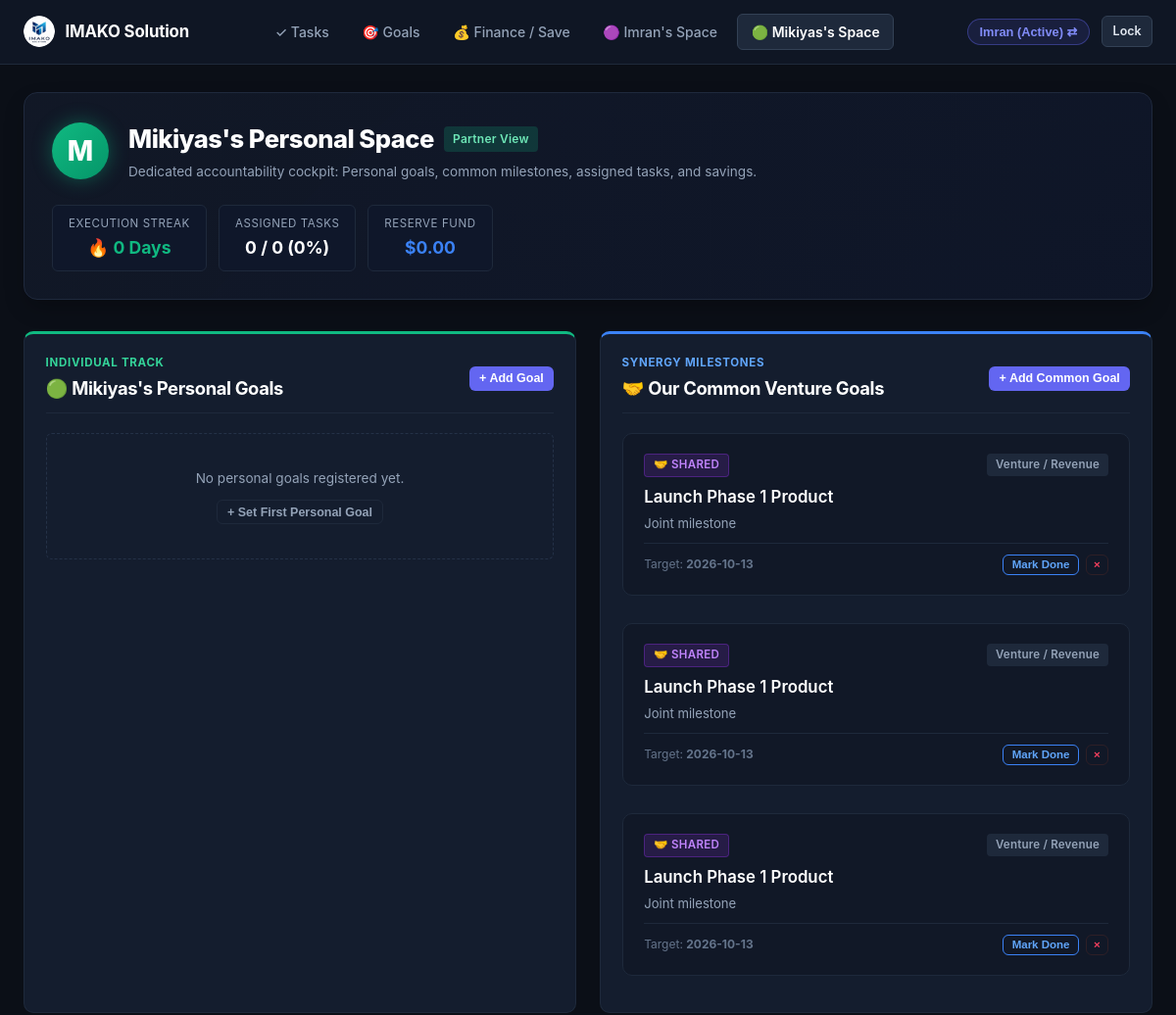
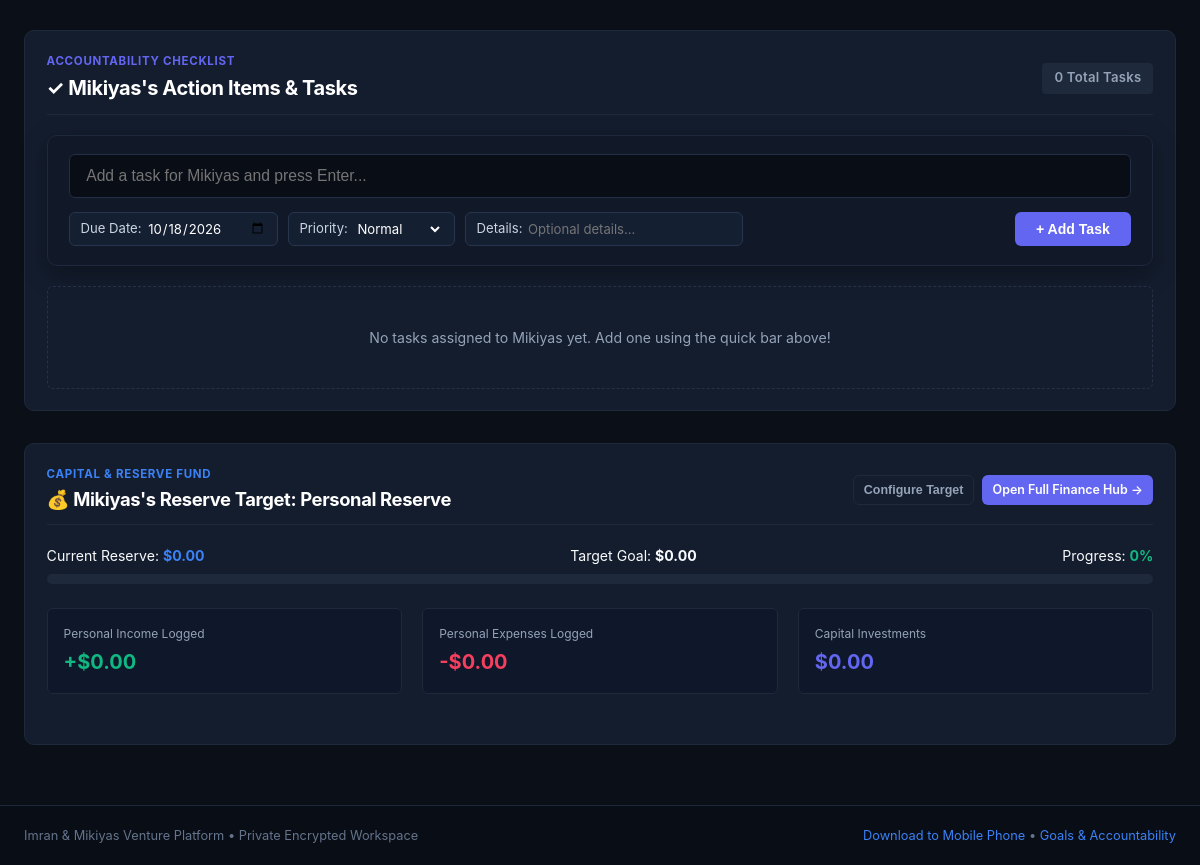
/mikiyas (signed in), run on an earlier commit of the app's database (2 pictures, top to bottom).
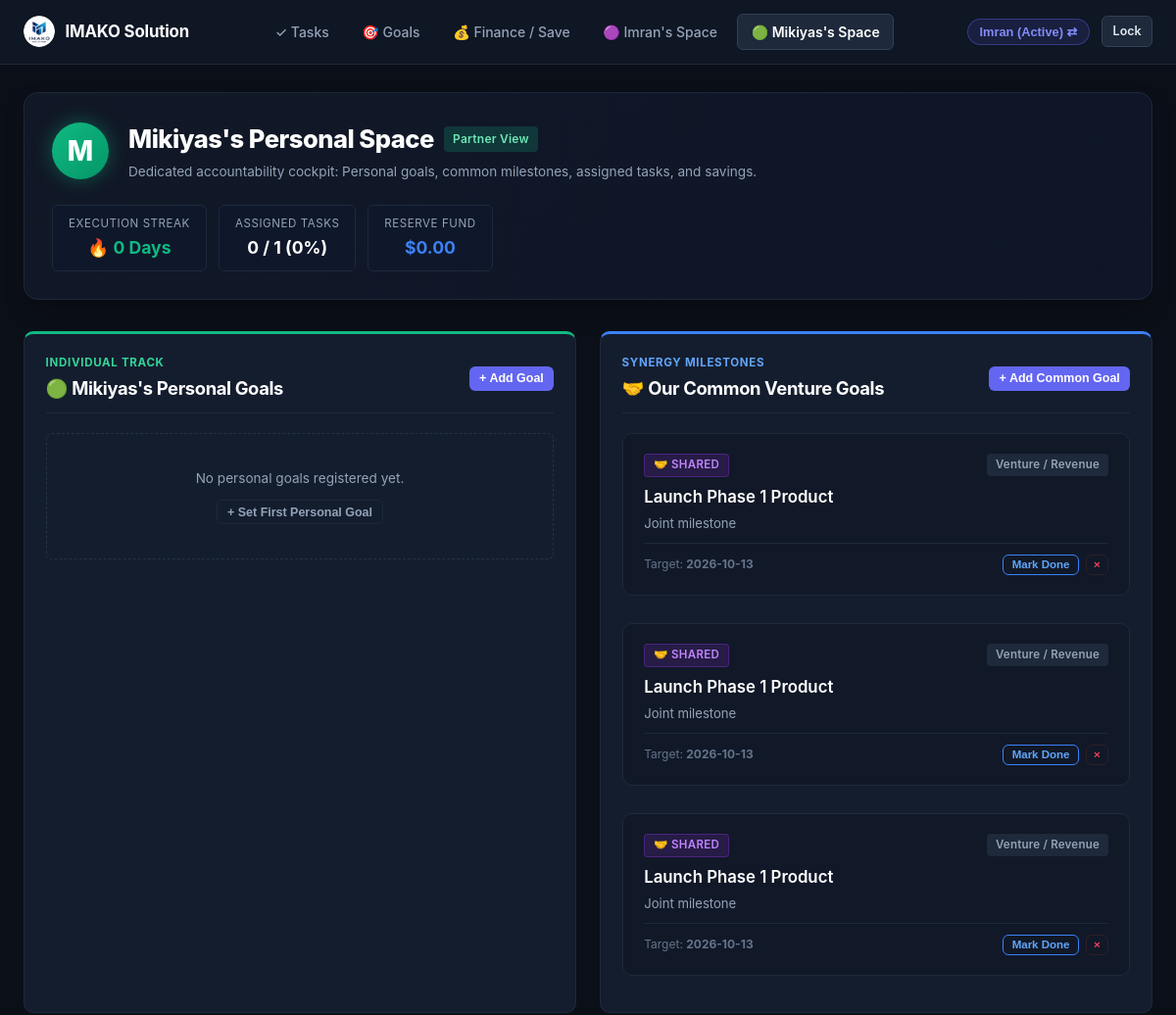
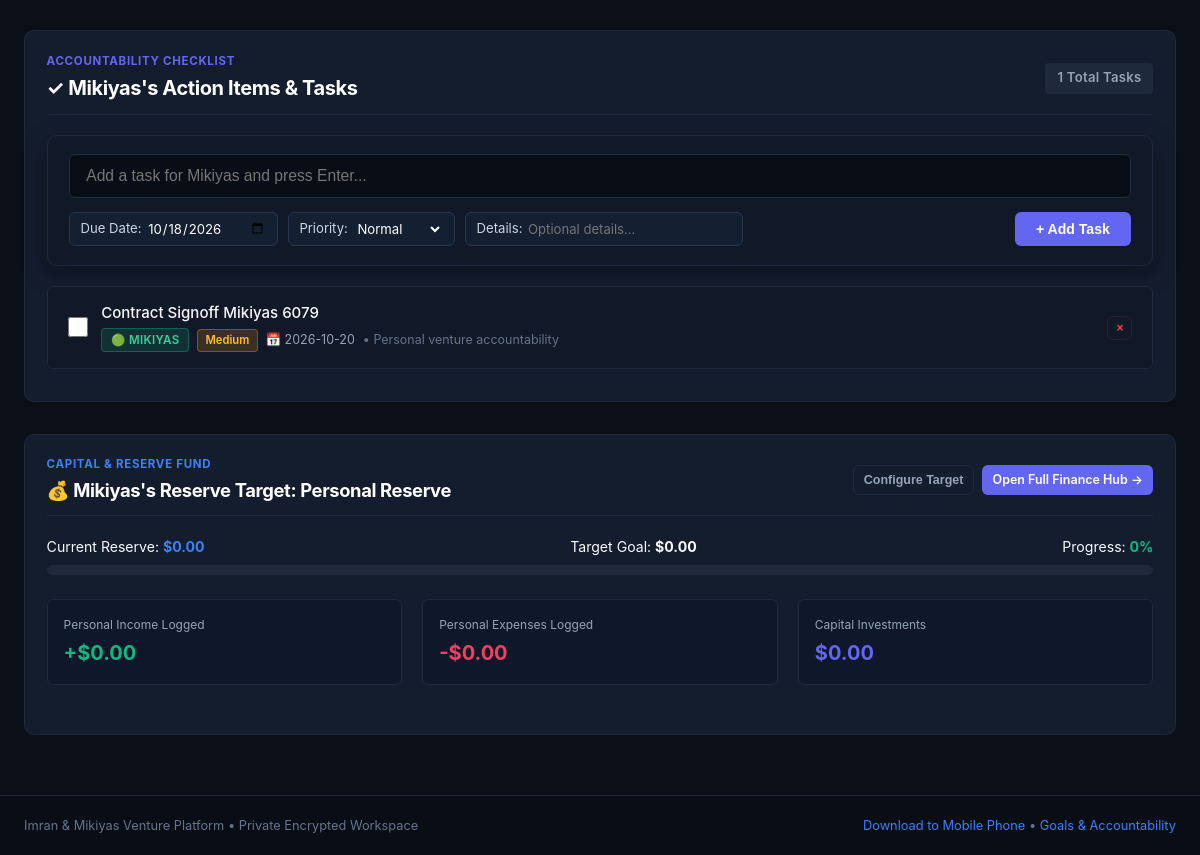
And on a later commit of the database (2 pictures, top to bottom).
### tables this page shows
CREATE TABLE goals (
        id INTEGER PRIMARY KEY AUTOINCREMENT,
        goal_type TEXT NOT NULL CHECK(goal_type IN ('shared', 'imran', 'mikiyas')),
        title TEXT NOT NULL,
        description TEXT,
        target_time TEXT,
        target_date TEXT,
        category TEXT DEFAULT 'General',
        is_completed INTEGER NOT NULL DEFAULT 0,
        proof_image TEXT,
        proof_text TEXT,
        ai_verified INTEGER NOT NULL DEFAULT 0,
        ai_status TEXT NOT NULL DEFAULT 'Unverified',
        ai_feedback TEXT,
        reminder_enabled INTEGER NOT NULL DEFAULT 1,
        created_at TIMESTAMP DEFAULT CURRENT_TIMESTAMP
    , progress_pct INTEGER NOT NULL DEFAULT 0);

CREATE TABLE users (
        id TEXT PRIMARY KEY,
        name TEXT NOT NULL,
        pin_hash TEXT NOT NULL,
        default_consequence TEXT NOT NULL DEFAULT '',
        savings_goal_name TEXT NOT NULL DEFAULT 'Capital Growth Fund',
        savings_goal_target REAL NOT NULL DEFAULT 0.0,
        currency TEXT NOT NULL DEFAULT '$'
    );

CREATE TABLE tasks (
        id INTEGER PRIMARY KEY AUTOINCREMENT,
        user_id TEXT NOT NULL,
        task_type TEXT NOT NULL DEFAULT 'personal' CHECK(task_type IN ('shared', 'personal')),
        week_identifier TEXT NOT NULL,
        title TEXT NOT NULL,
        details TEXT,
        due_date TEXT NOT NULL,
        target_time TEXT,
        is_done INTEGER NOT NULL DEFAULT 0,
        done_date TEXT,
        proof_image TEXT,
        proof_text TEXT,
        ai_verified INTEGER NOT NULL DEFAULT 0,
        ai_status TEXT NOT NULL DEFAULT 'Unverified',
        ai_feedback TEXT,
        is_archived INTEGER NOT NULL DEFAULT 0,
        consequence_applied INTEGER NOT NULL DEFAULT 0,
        created_at TIMESTAMP DEFAULT CURRENT_TIMESTAMP, assigned_to TEXT DEFAULT 'imran', priority TEXT DEFAULT 'Normal',
        FOREIGN KEY (user_id) REFERENCES users (id) ON DELETE CASCADE
    );

### app.py (the view)
@app.route("/partner/<partner_id>")
@app.route("/imran")
@app.route("/mikiyas")
def partner_space(partner_id=None):
    if not partner_id:
        partner_id = "imran" if request.path == "/imran" else "mikiyas"
    if partner_id not in ("imran", "mikiyas"):
        partner_id = "imran"
    conn = get_db_connection()
    cursor = conn.cursor()
    cursor.execute("SELECT * FROM users WHERE id = ?", (partner_id,))
    partner = cursor.fetchone()
    cursor.execute("SELECT * FROM goals WHERE goal_type = ? ORDER BY is_completed ASC, id DESC", (partner_id,))
    personal_goals = cursor.fetchall()
    cursor.execute("SELECT * FROM goals WHERE goal_type = 'shared' ORDER BY is_completed ASC, id DESC")
    shared_goals = cursor.fetchall()
    cursor.execute("""
    SELECT * FROM tasks
    WHERE (assigned_to = ? OR (user_id = ? AND assigned_to != 'shared' AND task_type != 'shared'))
    ORDER BY is_done ASC, due_date ASC, id DESC
    """, (partner_id, partner_id))
    partner_tasks = cursor.fetchall()
    tasks_total = len(partner_tasks)
    tasks_done = sum(1 for t in partner_tasks if t["is_done"])
    task_rate = int((tasks_done / tasks_total * 100)) if tasks_total > 0 else 0
    streak_count = calculate_task_streak(conn, partner_id)
    fin_totals = get_user_financial_totals(conn, user_id=partner_id)
    savings_goal = partner["savings_goal_target"] if partner and partner["savings_goal_target"] > 0 else 2500.0
    savings_pct = min(100, int((fin_totals["savings"] / savings_goal) * 100)) if savings_goal > 0 else 0
    conn.close()
    return render_template(
        "partner.html",
        active_page=f"partner_{partner_id}",
        partner=partner,
        personal_goals=personal_goals,
        shared_goals=shared_goals,
        partner_tasks=partner_tasks,
        tasks_done=tasks_done,
        tasks_total=tasks_total,
        task_rate=task_rate,
        streak_count=streak_count,
        fin_totals=fin_totals,
        savings_pct=savings_pct
    )

### app.py (called while the page is built, shortened)
@app.before_request
def require_authentication_gate():
    if request.endpoint == "static" or request.path.startswith(("/static/", "/public/")):
        return None
    allowed_exact = (
        "/", "/index", "/login", "/login/", "/favicon.ico", "/manifest.json", "/sw.js",
        "/api/index", "/api/index/", "/api/index.py", "/debug"
    )
    if (
        request.path in allowed_exact
        or request.endpoint in ("login", "debug_endpoint", "index", "vercel_entrypoint_dispatcher")
    ):
        return None
    user = session.get("logged_in_user") or request.cookies.get("partner_user")
    if user in ("imran", "mikiyas"):
        if not session.get("logged_in_user"):
            session["logged_in_user"] = user
            session.permanent = True
        return None

### database/db.py (called while the page is built, shortened)
def get_db_connection():
    global _last_db_check
    conn = sqlite3.connect(DB_PATH, factory=SyncedConnection)
    conn.row_factory = sqlite3.Row
    conn.execute("PRAGMA foreign_keys = ON")
    return conn

    def commit(self):
        super().commit()
        if is_serverless:
            sync_db()

### templates/partner.html (shortened to what the changed rows need)
{% extends "base.html" %}
{% block content %}
<div class="partner-hero-banner" style="display:flex; justify-content:space-between; align-items:center; flex-wrap:wrap; gap:1.5rem; margin-bottom:2rem; background:linear-gradient(135deg, rgba(17, 24, 39, 0.95), rgba(15, 23, 42, 0.9)); border:1px solid #1f293d; padding:1.75rem; border-radius:var(--radius-lg); box-shadow:0 10px 25px -5px rgba(0,0,0,0.3);">
  <div style="display:flex; align-items:center; gap:1.25rem;">
    <div style="width:58px; height:58px; border-radius:50%; background:{% if partner.id == 'imran' %}linear-gradient(135deg, #6366f1, #4f46e5){% else %}linear-gradient(135deg, #10b981, #059669){% endif %}; display:flex; align-items:center; justify-content:center; font-size:1.75rem; font-weight:800; color:#fff; box-shadow:0 0 20px {% if partner.id == 'imran' %}rgba(99, 102, 241, 0.4){% else %}rgba(16, 185, 129, 0.4){% endif %};">
      {{ partner.name[0] }}
    </div>
    <div>
      <div style="display:flex; align-items:center; gap:0.6rem;">
        <h1 style="font-size:1.6rem; font-weight:800; color:#fff; margin:0;">
          {{ partner.name }}'s Personal Space
        </h1>
        <span class="badge" style="background:{% if partner.id == 'imran' %}rgba(99, 102, 241, 0.2){% else %}rgba(16, 185, 129, 0.2){% endif %}; color:{% if partner.id == 'imran' %}#a5b4fc{% else %}#6ee7b7{% endif %}; font-size:0.75rem; padding:0.25rem 0.6rem;">
          {% if current_user and current_user.id == partner.id %}Active Account{% else %}Partner View{% endif %}
        </span>
      </div>
      <p style="font-size:0.85rem; color:var(--text-muted); margin-top:0.25rem;">
      </p>
    </div>
  </div>
  <div style="display:flex; align-items:center; gap:0.75rem; flex-wrap:wrap;">
    <div style="background:#0f172a; border:1px solid #1e293b; padding:0.6rem 1rem; border-radius:var(--radius-sm); font-size:0.84rem; text-align:center;">
      <div style="font-size:0.72rem; color:var(--text-muted); text-transform:uppercase; letter-spacing:0.05em;">Assigned Tasks</div>
      <div style="font-weight:700; color:#fff; font-size:1.1rem; margin-top:0.15rem;">
        {{ tasks_done }} / {{ tasks_total }} ({{ task_rate }}%)
      </div>
    </div>
  </div>
</div>
<div class="grid-2" style="margin-bottom: 2rem;">
  <div class="card" style="border-top: 3px solid #3b82f6;">
    {% if shared_goals %}
      <div style="display:flex; flex-direction:column; gap:0.75rem;">
        {% for goal in shared_goals %}
          <div class="goal-tile {% if goal.is_completed %}completed{% endif %}">
            <div class="goal-tile-header">
              <span class="badge-assignee shared">🤝 Shared</span>
              <span class="badge" style="background:#1e293b; color:#94a3b8; font-size:0.72rem;">{{ goal.category }}</span>
            </div>
            <div class="goal-tile-title" style="margin-bottom:0.35rem; {% if goal.is_completed %}text-decoration:line-through; color:#64748b;{% endif %}">
              {{ goal.title }}
            </div>
            {% if goal.description %}
              <p style="font-size:0.82rem; color:var(--text-muted); margin-bottom:0.65rem; line-height:1.4;">
                {{ goal.description }}
              </p>
            {% endif %}
            <div style="display:flex; justify-content:space-between; align-items:center; font-size:0.75rem; color:var(--text-subtle); margin-top:0.65rem; padding-top:0.65rem; border-top:1px solid #1e293b;">
              <span>Target: <strong>{{ goal.target_date or 'No deadline' }}</strong></span>
              <div style="display:flex; align-items:center; gap:0.4rem;">
                <form action="{{ url_for('toggle_goal_status', goal_id=goal.id) }}" method="POST" style="margin:0;">
                  <button type="submit" class="btn btn-outline btn-sm" style="padding:0.22rem 0.55rem; font-size:0.72rem; border-color:{% if goal.is_completed %}#10b981{% else %}#3b82f6{% endif %}; color:{% if goal.is_completed %}#34d399{% else %}#60a5fa{% endif %};">
                    {% if goal.is_completed %}✓ Done{% else %}Mark Done{% endif %}
                  </button>
                </form>
                <form action="{{ url_for('delete_goal', goal_id=goal.id) }}" method="POST" style="margin:0;">
                  <button type="submit" class="btn btn-outline btn-sm delete-confirm-btn" data-confirm-msg="Remove this goal?" style="padding:0.22rem 0.45rem; font-size:0.72rem; border-color:#2e1f26; color:#f43f5e;">
                    &times;
                  </button>
                </form>
              </div>
            </div>
          </div>
        {% endfor %}
      </div>
    {% endif %}
  </div>
</div>
<div class="card" style="margin-bottom: 2rem;">
  <div class="card-header" style="margin-bottom: 1.25rem;">
    <div>
      <div style="font-size:0.72rem; font-weight:700; text-transform:uppercase; letter-spacing:0.06em; color:var(--accent-indigo); margin-bottom:0.2rem;">
        Accountability Checklist
      </div>
      <h2 style="font-size:1.25rem; font-weight:700; color:#fff;">
        ✓ {{ partner.name }}'s Action Items &amp; Tasks
      </h2>
    </div>
    <span class="badge" style="background:#1e293b; color:#94a3b8; font-size:0.82rem; padding:0.35rem 0.75rem;">
      {{ partner_tasks|length }} Total Tasks
    </span>
  </div>
  <div class="task-quick-add" style="margin-bottom: 1.25rem;">
    <form action="{{ url_for('add_task') }}" method="POST">
      <div class="task-add-input-row">
        <input type="text" name="title" class="task-main-input" placeholder="Add a task for {{ partner.name }} and press Enter..." required autocomplete="off">
      </div>
    </form>
  </div>
  {% if partner_tasks %}
    <div style="display:flex; flex-direction:column; gap:0.6rem;">
      {% for task in partner_tasks %}
        <div class="cool-task-card {% if task.is_done %}is-done{% endif %}">
          <div class="cool-task-left">
            <form action="{{ url_for('toggle_task_done', task_id=task.id) }}" method="POST" style="margin:0; display:flex; align-items:center;">
              <input type="checkbox" class="cool-task-checkbox" {% if task.is_done %}checked{% endif %} onchange="this.form.submit()" title="Toggle task status">
            </form>
            <div style="flex:1;">
              <div class="cool-task-title">
                {{ task.title }}
              </div>
              <div class="cool-task-meta">
                {% if task.assigned_to == 'shared' or task.task_type == 'shared' %}
                  <span class="badge-assignee shared">🤝 Shared</span>
                {% elif task.assigned_to == 'imran' or task.user_id == 'imran' %}
                  <span class="badge-assignee imran">🟣 Imran</span>
                {% else %}
                  <span class="badge-assignee mikiyas">🟢 Mikiyas</span>
                {% endif %}
                {% if task.priority and task.priority != 'Normal' %}
                  <span class="badge-priority {{ task.priority }}">{{ task.priority }}</span>
                {% endif %}
                {% if task.due_date %}
                  <span style="color:{% if not task.is_done and task.due_date < today_str %}var(--accent-rose){% else %}var(--text-muted){% endif %};">
                    📅 {{ task.due_date }}
                  </span>
                {% endif %}
                {% if task.details %}
                  <span style="color:var(--text-subtle);">• {{ task.details }}</span>
                {% endif %}
              </div>
            </div>
          </div>
          <div class="cool-task-actions">
            <form action="{{ url_for('delete_task', task_id=task.id) }}" method="POST" style="margin:0;">
              <button type="submit" class="btn btn-outline btn-sm delete-confirm-btn" data-confirm-msg="Delete this task?" style="padding:0.25rem 0.5rem; font-size:0.75rem; border-color:#2e1f26; color:#f43f5e;">
                &times;
              </button>
            </form>
          </div>
        </div>
      {% endfor %}
    </div>
  {% else %}
    <div style="padding:2.5rem 1rem; text-align:center; color:var(--text-muted); border:1px dashed #243147; border-radius:var(--radius-sm); font-size:0.88rem;">
      No tasks assigned to {{ partner.name }} yet. Add one using the quick bar above!
    </div>
  {% endif %}
</div>
<div class="card" style="margin-bottom: 2rem;">
  <div class="card-header" style="margin-bottom: 1.25rem;">
    <div>
      <div style="font-size:0.72rem; font-weight:700; text-transform:uppercase; letter-spacing:0.06em; color:var(--accent-blue); margin-bottom:0.2rem;">
        Capital &amp; Reserve Fund
      </div>
      <h3 style="font-size:1.15rem; font-weight:700; color:#fff;">
        💰 {{ partner.name }}'s Reserve Target: {{ partner.savings_goal_name or 'Personal Reserve' }}
      </h3>
    </div>
  </div>
  <div style="display:flex; justify-content:space-between; font-size:0.88rem; margin-bottom:0.5rem;">
    <span>Target Goal: <strong>${{ "%.2f"|format(partner.savings_goal_target) }}</strong></span>
  </div>
</div>
{% endblock %}

What changed in the data, as far as the page shows it:
shown differently, row unchanged: users "Mikiyas": name "Mikiyas" → (not shown)
added tasks: title "Contract Signoff Mikiyas 6079", assigned_to "🟢 MIKIYAS", priority "Medium", due_date "2026-10-20", details "Personal venture accountability"
Also different on the page:
{{ tasks_total }}: "0" → "1"
{{ partner_tasks|length }}: "0" → "1"
text no longer shown: "No tasks assigned to yet. Add one using the quick bar above!"
